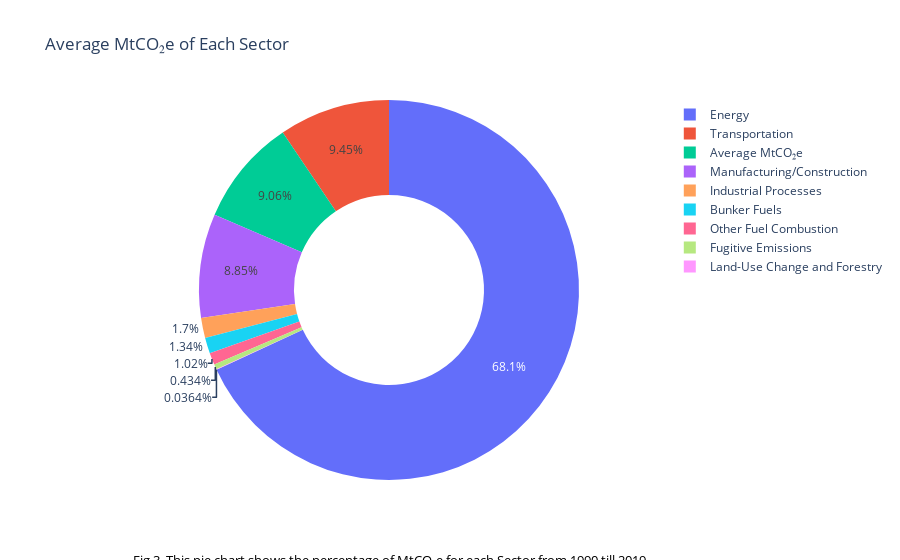

Here is the notebook cell this chart was saved with:
### Code cell
sectors = df.columns[3:]  # Assuming the sector columns start from the fourth column
average_values_total = df[sectors].mean().values  # Use .values to convert to a numpy array

fig = go.Figure(data=[go.Pie(labels=sectors, values=average_values_total, hole=0.5)])

fig.update_layout(title='Average MtCO₂e of Each Sector')

# Add a caption annotation
caption_text = "Fig.3. This pie chart shows the percentage of MtCO₂e for each Sector from 1990 till 2019"
fig.add_annotation(
    x=0.5,  # x-coordinate for the annotation (0.5 = center of x-axis)
    y=-0.24,  # y-coordinate for the annotation (negative value to position it below the graph)
    xref="paper",
    yref="paper",
    text=caption_text,
    showarrow=False,
    font=dict(
        size=13,
        color="black"
    )
)

fig

### Figure 1 — Plotly figure (JSON) as saved in the notebook; plotly's stock layout.template omitted (floating-point values rounded to 4 significant figures)
{"data": [{"hole": 0.5, "labels": ["Bunker Fuels", "Energy", "Fugitive Emissions", "Industrial Processes", "Land-Use Change and Forestry", "Manufacturing/Construction", "Other Fuel Combustion", "Transportation", "Average MtCO₂e"], "type": "pie", "values": [675.6, 34290.0, 218.4, 856.0, 18.35, 4456.0, 515.0, 4758.0, 4561.0]}], "layout": {"annotations": [{"font": {"color": "black", "size": 13}, "showarrow": false, "text": "Fig.3. This pie chart shows the percentage of MtCO₂e for each Sector from 1990 till 2019", "x": 0.5, "xref": "paper", "y": -0.24, "yref": "paper"}], "title": {"text": "Average MtCO₂e of Each Sector"}}}
